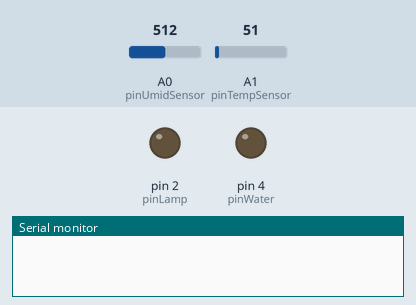
Simulated run of this sketch. Board: Arduino Uno, built with avr-gcc and run on an emulated ATmega328P. Parts: output pins drawn as LEDs (lit = HIGH), the last lines printed to the serial monitor. Inputs (shaded band) come from the test bench; at power-on: A0 (pinUmidSensor) = 512, A1 (pinTempSensor) = 51.

Above: at 0.1 s.
At 9.1 s:
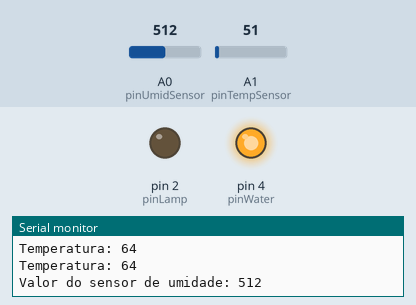
Timing chart, 0 to 10.6 s (numbered marks = the images above):
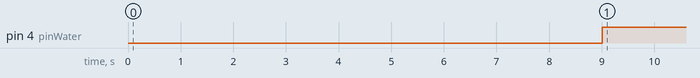

Measured:
- by itself, pin 4 (pinWater): LOW → HIGH at 9.0 s

The sketch:

Projeto_Semb_2.ino
```cpp
//Setup portas
int pinLamp = 2;
int pinWater = 4;

//Temp sensor setup
int pinTempSensor = A1; // select the input pin for the potentiometer
int tempSensorValue = 0; // variable to store the value coming from the sensor

float i = 0;
float fixtemp = 0.0;
int fixInput = 560;
float fixedDegreeValue = 4.48;

//Luminosity sensor setup
int ldrPin = 2;
int ldrValor = 0;

//Umid sensor setup
int pinUmidSensor = A0;
int umidSensorValue = 0;

//Time control
long previousMillis = 0;
long previousMillisW = 0;

//Time interval to next check
long delayTimeWatering = 1000;
long lampCheckInterval = 5000;
long umidCheckInterval = 8000 + delayTimeWatering;

void setup() {
  // put your setup code here, to run once:
  pinMode(pinLamp, OUTPUT);
  pinMode(pinWater, OUTPUT);
  pinMode(pinUmidSensor, INPUT);

  Serial.begin (9600);
}

void loop() {
  delay(500);
  measureTemp();
  measureLum();
  measureUmid();
}

void measureTemp() {
  tempSensorValue = analogRead(pinTempSensor);

  int conta = (tempSensorValue*34)/400;
  int contaDois = conta - 34;
  int contaTres = 34 - contaDois;


//  Serial.println(tempSensorValue);
  Serial.print("Temperatura: ");
  Serial.println(contaTres);
//  if (tempSensorValue > fixInput ) {
//        i = tempSensorValue - fixInput;
//        i = i /fixedDegreeValue;
//        Serial.print("Temperature = ");
//        fixtemp = fixtemp - i;
//        Serial.print(fixtemp);
//        Serial.println(" C");
//  } else if(tempSensorValue < fixInput) {
//        i =  fixInput - tempSensorValue;
//        i = i /fixedDegreeValue;
//        Serial.print("Temperature = ");
//        fixtemp = fixtemp + i;
//        Serial.print(fixtemp);
//        Serial.println(" C");
//  } else if(tempSensorValue == fixInput ) {
//        Serial.println(" temperature  = 20 C");
//
//  }

  //Add resistor to control temperature
  /*
  if (fixtemp < 23) {
    digitalWrite(pinLamp, HIGH);
  } else {
    digitalWrite(pinLamp, LOW);
  }*/


  fixtemp = 0.0;
}

void measureLum() {
  unsigned long currentMillis = millis();

  if (currentMillis - previousMillis > lampCheckInterval) {
    previousMillis = currentMillis;    // Salva o tempo atual
//    Serial.println(ldrValor);
    digitalWrite(pinLamp, LOW);
    delay(500);
    ldrValor = analogRead(ldrPin); //O valor lido será entre 0 e 1023

    //imprime o valor lido do LDR no monitor serial
    if(ldrValor > 1000) {
      Serial.println("Liga a luz");
      digitalWrite(pinLamp, HIGH);
    } else {
      Serial.println("Desliga a luz");
      digitalWrite(pinLamp, LOW);
    }
  }
}

void measureUmid() {
  unsigned long currentMillis = millis();


  if (currentMillis - previousMillisW > umidCheckInterval) {
    previousMillisW = currentMillis;    // Salva o tempo atual

    umidSensorValue = analogRead(pinUmidSensor);

    Serial.print("Valor do sensor de umidade: ");
    Serial.println(umidSensorValue);

    while(umidSensorValue < 800) {
      digitalWrite(pinWater, HIGH);
      delay(delayTimeWatering);
      digitalWrite(pinWater, LOW);

      umidSensorValue = analogRead(pinUmidSensor);
      Serial.print("Valor do sensor de umidade: ");
      Serial.println(umidSensorValue);
    };
    Serial.println("Desliga o motor");
//    if (umidSensorValue > 800) {
//      digitalWrite(pinWater, HIGH);
//      delay(delayTimeWatering);
//      digitalWrite(pinWater, LOW);
//    } else {
//      delay(delayTimeWatering);
//    }
  }
}
```
